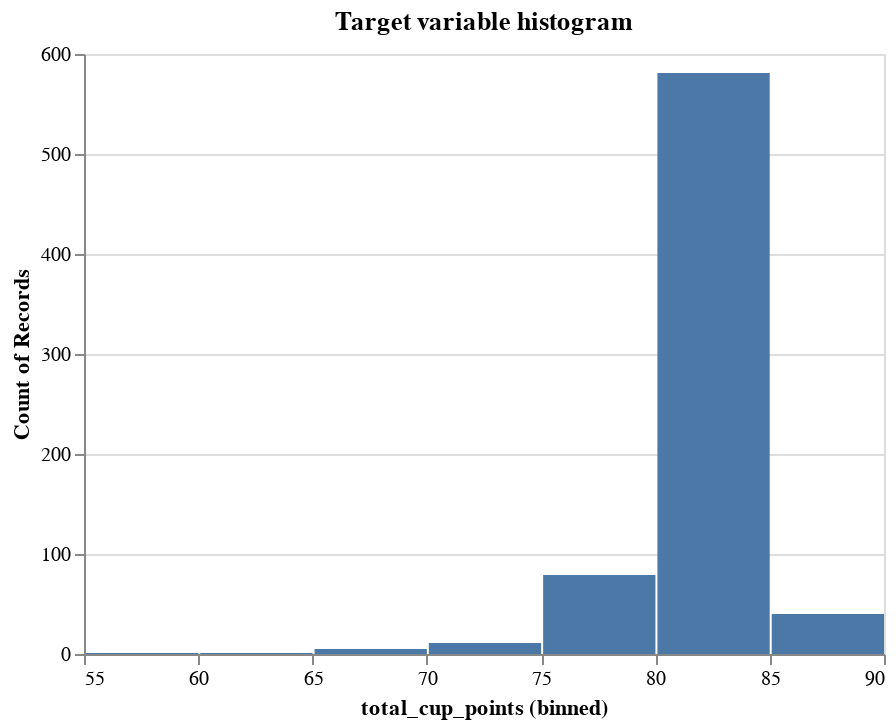

Here is the notebook cell this chart was saved with:
### Code cell
# Histogram Plot
histogram_plot = alt.Chart(train_df, title = "Target variable histogram").mark_bar().encode(
                    x = alt.X("total_cup_points:Q", bin=True),
                    y ='count()',
                    )

histogram_plot.save('../reports/images/target_histogram.html')
histogram_plot

### Figure 1 — Vega-Lite specification as saved in the notebook (floating-point values rounded to 4 significant figures; data arrays with more than 128 entries replaced by an {"elided": "..."} marker saying what was removed)
{"$schema": "https://vega.github.io/schema/vega-lite/v4.8.1.json", "config": {"view": {"continuousHeight": 300, "continuousWidth": 400}}, "data": {"name": "data-534d221f204d3d1a1322df9483365b9a"}, "datasets": {"data-534d221f204d3d1a1322df9483365b9a": {"elided": "718 records"}}, "encoding": {"x": {"bin": true, "field": "total_cup_points", "type": "quantitative"}, "y": {"aggregate": "count", "type": "quantitative"}}, "mark": "bar", "title": "Target variable histogram"}
